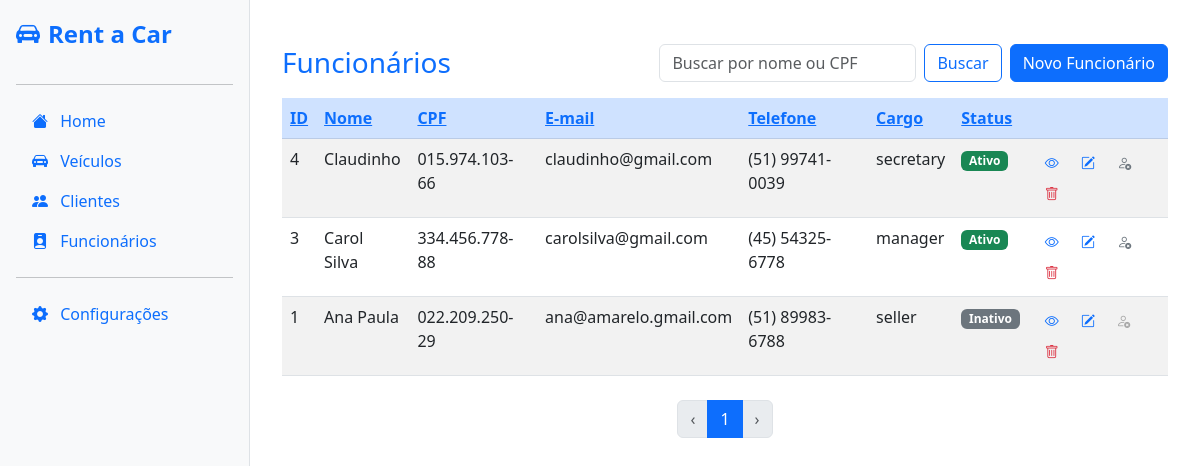
Screenshot of /employee/?sort=id&order=desc&search= with the database file from the repository.
### employee/models.py (models this page shows, shortened)
class Employee(models.Model):
    name = models.CharField(max_length=255, verbose_name="Nome")
    cpf = models.CharField(max_length=11, unique=True, verbose_name="CPF")
    email = models.EmailField(verbose_name="E-mail")
    address = models.TextField(blank=True, null=True, verbose_name="Endereço")
    phone = models.CharField(max_length=11, verbose_name="Telefone")
    active = models.BooleanField(default=True, verbose_name="Ativo")
    position = models.CharField(
        max_length=20, choices=POSITIONS_CHOICES, default='')
    class Meta:
        verbose_name = "Funcionario"
        verbose_name_plural = "Funcionarios"
    @property
    def cpf_formatado(self):
        cpf = self.cpf
        return f"{cpf[:3]}.{cpf[3:6]}.{cpf[6:9]}-{cpf[9:]}"
    @property
    def phone_formatado(self):
        if len(self.phone) == 11:
            ddd = self.phone[:2]
            parte1 = self.phone[2:7]
            parte2 = self.phone[7:]
            return f"({ddd}) {parte1}-{parte2}"
        return self.phone  # se não tiver 11 dígitos, retorna como está

### employee/views.py (the view)
# urls.py: path('', views.employee_list, name='employee_list'),
def employee_list(request):
    query = request.GET.get('q', '').strip()  # Busca por nome ou CPF
    employees = Employee.objects.all()
    sort = request.GET.get('sort', 'id')
    order = request.GET.get('order', 'asc')
    if query:
        query_clean = re.sub(r'[\.\-\s]', '', query)
        employees = employees.filter(
            Q(name__icontains=query) |
            Q(cpf__icontains=query_clean)
        )
    if order == 'desc':
        sort = '-' + sort
    employees = employees.order_by(sort)
    paginator = Paginator(employees, 10)
    page_number = request.GET.get('page')
    employees = paginator.get_page(page_number)
    count = Employee.objects.count()
    return render(request, 'employees/list.html', {'employees': employees, 'query': query, 'sort': sort, 'order': order, 'total': count, 'page_range': paginator.page_range})

### employee/templates/employees/list.html (shortened to what this page needs)
{% extends "base/base.html" %} {% block content %}
<div class="container mt-4">
  <div class="d-flex align-items-center justify-content-between mb-3 flex-wrap">
    <h3 class="mb-0 me-3 text-primary">Funcionários</h3>
    <div class="d-flex ms-auto align-items-center gap-2">
      <form
        method="get"
        class="d-flex"
        style="min-width: 320px; max-width: 400px"
      >
        <input
          class="form-control me-2"
          type="search"
          name="q"
          value="{{ query|default:'' }}"
          placeholder="Buscar por nome ou CPF"
          aria-label="Buscar"
          style="min-width: 250px"
        />
        <button class="btn btn-outline-primary" type="submit">Buscar</button>
      </form>
      <a href="{% url 'employee_create' %}" class="btn btn-primary"
        >Novo Funcionário</a
      >
    </div>
  </div>
  <table class="table table-striped">
    <thead class="table-primary">
      <tr>
        <th>
          <a
            href="?sort=id&order={% if sort == 'id' and order == 'asc' %}desc{% else %}asc{% endif %}&search={{ query|urlencode }}"
            >ID </a
          >
        </th>
        <th>
          <a
            href="?sort=name&order={% if sort == 'name' and order == 'asc' %}desc{% else %}asc{% endif %}&search={{ query|urlencode }}"
            >Nome </a
          >
        </th>
        <th>
          <a
            href="?sort=cpf&order={% if sort == 'cpf' and order == 'asc' %}desc{% else %}asc{% endif %}&search={{ query|urlencode }}"
            >CPF </a
          >
        </th>
        <th>
          <a
            href="?sort=email&order={% if sort == 'email' and order == 'asc' %}desc{% else %}asc{% endif %}&search={{ query|urlencode }}"
            >E-mail </a
          >
        </th>
        <th>
          <a
            href="?sort=phone&order={% if sort == 'phone' and order == 'asc' %}desc{% else %}asc{% endif %}&search={{ query|urlencode }}"
            >Telefone </a
          >
        </th>
        <th>
          <a
            href="?sort=position&order={% if sort == 'position' and order == 'asc' %}desc{% else %}asc{% endif %}&search={{ query|urlencode }}"
            >Cargo </a
          >
        </th>
        <th>
          <a
            href="?sort=active&order={% if sort == 'active' and order == 'asc' %}desc{% else %}asc{% endif %}&search={{ query|urlencode }}"
            >Status </a
          >
        </th>
        <th scope="col"></th>
      </tr>
    </thead>
    <tbody>
      {% for employee in employees %}
      <tr>
        <td>{{ employee.id }}</td>
        <td>{{ employee.name|title }}</td>
        <td>{{ employee.cpf_formatado }}</td>
        <td>{{ employee.email }}</td>
        <td>{{ employee.phone_formatado }}</td>
        <td>{{ employee.position }}</td>
        <td>
          {% if employee.active %}
          <span class="badge bg-success">Ativo</span>
          {% else %}
          <span class="badge bg-secondary">Inativo</span>
          {% endif %}
        </td>
        <td>
          <a
            href="{% url 'employee_detail' employee.id %}"
            class="btn btn-sm"
            title="Visualizar"
          >
            <i class="bi bi-eye text-primary"></i>
          </a>
          <a
            href="{% url 'employee_update' employee.id %}"
            class="btn btn-sm"
            title="Editar"
          >
            <i class="bi bi-pencil-square text-primary"></i>
          </a>
          {% if employee.active %}
          <a
            href="{% url 'employee_inactivate' employee.id %}"
            class="btn btn-sm"
            title="Inativar"
            onclick="return confirm('Tem certeza que deseja inativar este funcionario?');"
          >
            <i class="bi bi-person-x text-secondary"></i>
          </a>
          {% else %}
          <button
            class="btn btn-sm"
            title="Funcionario já inativo"
            disabled
            style="
              border: none;
              background: none;
              color: gray;
              cursor: not-allowed;
            "
          >
            <i class="bi bi-person-x"></i>
          </button>
          {% endif %}
          <button
            type="button"
            class="btn btn-sm"
            data-bs-toggle="modal"
            data-bs-target="#deleteModal{{ employee.id }}"
            title="Excluir"
          >
            <i class="bi bi-trash text-danger"></i>
          </button>
        </td>
      </tr>
      {% empty %}
      <tr>
        <td colspan="7" class="text-center">Nenhum funcionario encontrado.</td>
      </tr>
      {% endfor %}
    </tbody>
  </table>
  <nav aria-label="Paginacao" class="mt-4">
    <ul class="pagination justify-content-center">
      {% if employees.has_previous %}
      <li class="page-item">
        <a
          class="page-link"
          href="?page={{ employees.previous_page_number }}&sort={{ sort }}&order={{ order }}&q={{ query|urlencode }}"
          aria-label="Anterior"
        >
          ‹
        </a>
      </li>
      {% else %}
      <li class="page-item disabled">
        <span class="page-link" aria-label="Anterior">‹</span>
      </li>
      {% endif %}
      <li class="page-item active">
        <span class="page-link">{{ employees.number }}</span>
      </li>
      {% if employees.has_next %}
      <li class="page-item">
        <a
          class="page-link"
          href="?page={{ employees.next_page_number }}&sort={{ sort }}&order={{ order }}&q={{ query|urlencode }}"
          aria-label="Próxima"
        >
          ›
        </a>
      </li>
      {% else %}
      <li class="page-item disabled">
        <span class="page-link" aria-label="Próxima">›</span>
      </li>
      {% endif %}
    </ul>
  </nav>
</div>
{% endblock %}

### rows the page displays
Employee: id "4", name "Claudinho", cpf_formatado "015.974.103-66", email "claudinho@gmail.com", phone_formatado "(51) 99741-0039", position "secretary", active "Ativo"
Employee: id "3", name "Carol Silva", cpf_formatado "334.456.778-88", email "carolsilva@gmail.com", phone_formatado "(45) 54325-6778", position "manager", active "Ativo"
Employee: id "1", name "Ana Paula", cpf_formatado "022.209.250-29", email "ana@amarelo.gmail.com", phone_formatado "(51) 89983-6788", position "seller", active "Inativo"

### other values shown
{{ employees.number }} "1"
